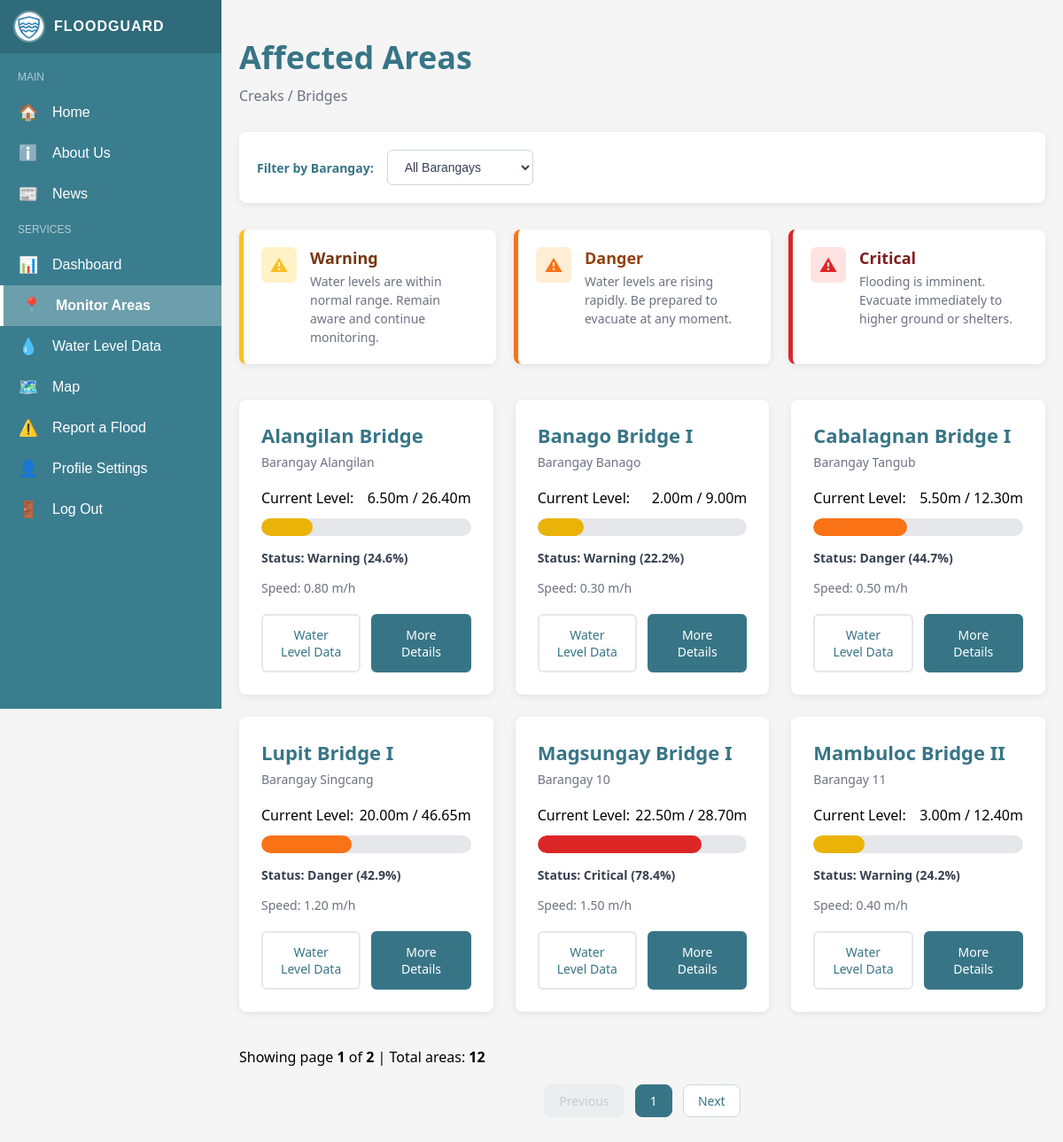
/views/user-affected-areas.php (signed in), run on an earlier commit of the app's database.
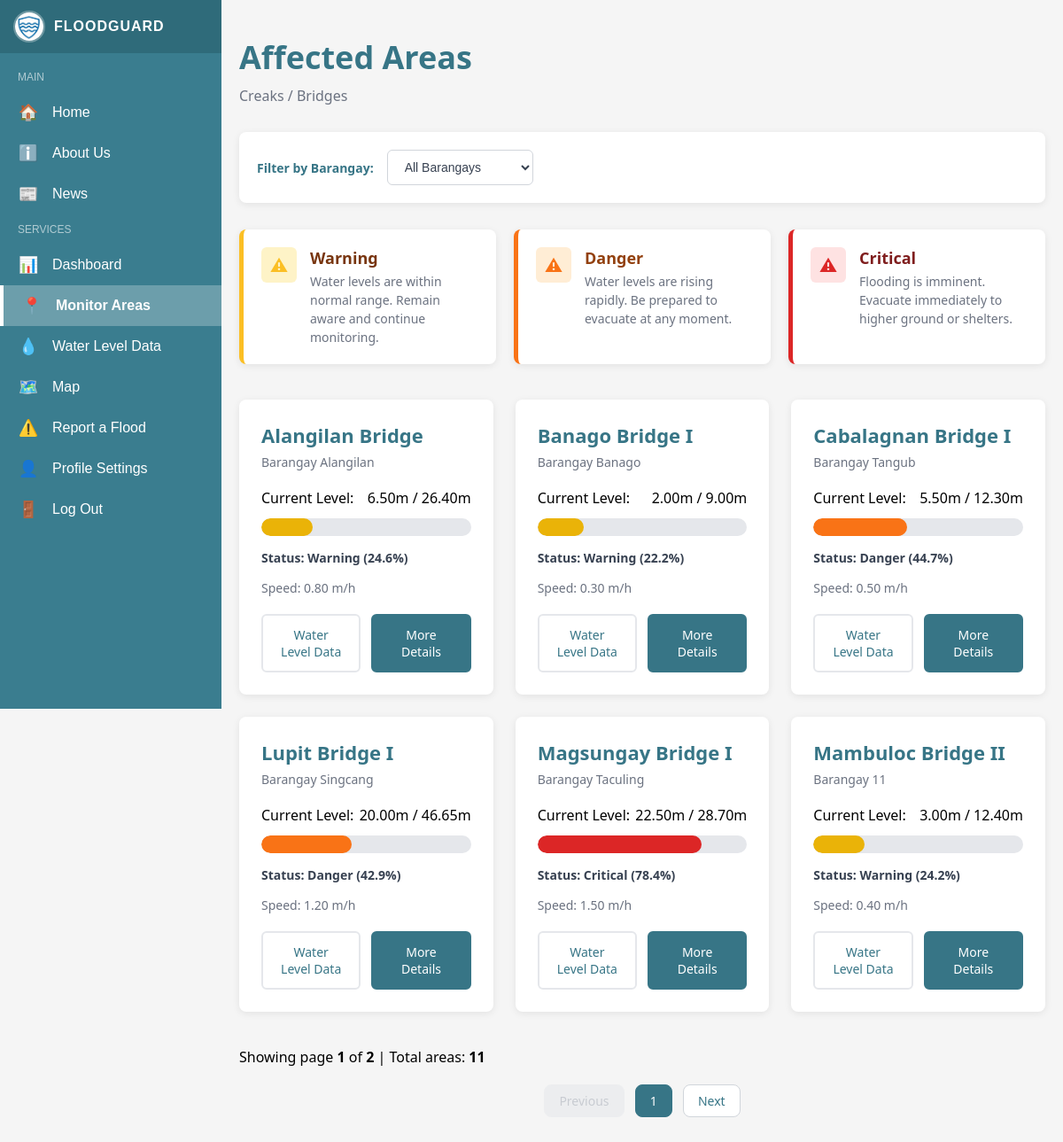
And on a later commit of the database.
### tables this page shows
CREATE TABLE `affected_areas` (
  `id` int(10) UNSIGNED NOT NULL,
  `name` varchar(100) NOT NULL,
  `location` varchar(150) NOT NULL,
  `current_level` decimal(5,2) NOT NULL DEFAULT 0.00,
  `max_level` decimal(5,2) NOT NULL DEFAULT 0.00,
  `speed` decimal(5,2) NOT NULL DEFAULT 0.00,
  `updated_at` timestamp NOT NULL DEFAULT current_timestamp() ON UPDATE current_timestamp()
);

### controllers/affected-areas-controller.php (called while the page is built, shortened)
<?php
require_once __DIR__ . '/../config/config.php';
require_once __DIR__ . '/../models/affected_areas.php';
$selectedBarangay = isset($_GET['barangay']) ? trim($_GET['barangay']) : '';
$itemsPerPage = 6;
$currentPage = isset($_GET['page']) && is_numeric($_GET['page']) ? intval($_GET['page']) : 1;
if ($selectedBarangay) {
    $allAreas = get_affected_areas_by_location($conn, $selectedBarangay);
    $totalRecords = count($allAreas);
    $totalPages = max(1, ceil($totalRecords / $itemsPerPage));
    $offset = ($currentPage - 1) * $itemsPerPage;
    $bridges_data = array_slice($allAreas, $offset, $itemsPerPage);
} else {
    $totalRecords = get_affected_areas_count($conn);
    $totalPages = max(1, ceil($totalRecords / $itemsPerPage));
    $offset = ($currentPage - 1) * $itemsPerPage;
    $bridges_data = get_affected_areas_paginated($conn, $itemsPerPage, $offset);
}
$bridges = [];
if ($bridges_data) {
    foreach ($bridges_data as $area) {
        $current = (float)$area['current_level'];
        $max = (float)$area['max_level'];
        $percentage = ($max > 0) ? min(100, ($current / $max) * 100) : 0;
        if ($percentage < 30) {
            $statusClass = 'warning';
        } elseif ($percentage < 75) {
            $statusClass = 'danger';
        } else {
            $statusClass = 'critical';
        }
        $bridges[] = [
            'name' => htmlspecialchars($area['name']),
            'location' => htmlspecialchars($area['location']),
            'current_level' => $current,
            'max_level' => $max,
            'speed' => (float)$area['speed'],
            'status' => $statusClass,
            'percentage' => round($percentage, 1)
        ];
    }
}
function generatePaginationButtons($currentPage, $totalPages, $selectedBarangay) {
    $buttons = [];
    if ($currentPage > 1) {
        $buttons[] = ['page' => $currentPage - 1, 'label' => 'Previous', 'active' => false, 'disabled' => false];
    } else {
        $buttons[] = ['page' => 1, 'label' => 'Previous', 'active' => false, 'disabled' => true];
    }
    $buttons[] = ['page' => $currentPage, 'label' => $currentPage, 'active' => true, 'disabled' => false];
    if ($currentPage < $totalPages) {
        $buttons[] = ['page' => $currentPage + 1, 'label' => 'Next', 'active' => false, 'disabled' => false];
    } else {
        $buttons[] = ['page' => $totalPages, 'label' => 'Next', 'active' => false, 'disabled' => true];
    }
    return $buttons;
}
$paginationButtons = generatePaginationButtons($currentPage, $totalPages, $selectedBarangay);
function getProgressClass($status) {
    return "progress-" . $status;
}
function getStatusLabel($status) {
    switch ($status) {
        case 'warning':
            return 'Warning';
        case 'danger':
            return 'Danger';
        case 'critical':
            return 'Critical';
    }
}
?>

### models/affected_areas.php (called while the page is built, shortened)
<?php
function get_affected_areas_paginated($conn, $limit = 10, $offset = 0) {
    $areas = [];
    $limit = intval($limit);
    $offset = intval($offset);
    $query = "SELECT id, name, location, current_level, max_level, speed, updated_at
              FROM affected_areas
              ORDER BY name ASC LIMIT $limit OFFSET $offset";
    $result = $conn->query($query);
    if ($result && $result->num_rows > 0) {
        while ($row = $result->fetch_assoc()) {
            $areas[] = $row;
        }
    }
    return $areas;
}
function get_affected_areas_count($conn) {
    $query = "SELECT COUNT(*) as total FROM affected_areas";
    $result = $conn->query($query);
    if ($result) {
        $row = $result->fetch_assoc();
        return (int)$row['total'];
    }
    return 0;
}
?>

### views/user-affected-areas.php (the view, shortened to what this page needs)
<?php
include '../controllers/affected-areas-controller.php';
?>
<!DOCTYPE html>
<html lang="en">
<head>
    <link rel="stylesheet" href="../assets/css/useraffectedareas.css">
</head>
<body>
<?php include 'include/user-sidebar.php'; ?>
<main class="affected-areas-page">
<div class="container">
    <div class="page-header">
        <h1 class="page-title">Affected Areas</h1>
        <p class="page-subtitle">Creaks / Bridges</p>
    </div>
    <div class="filter-box">
        <form method="GET" class="filter-form">
            <label for="barangayFilter">Filter by Barangay:</label>
            <select id="barangayFilter" name="barangay" onchange="this.form.submit()">
                <option value="">All Barangays</option>
            </select>
        </form>
    </div>
    <section class="alert-section">
        <div class="alert-card alert-warning">
            <div class="alert-icon"><span>⚠</span></div>
            <div class="alert-content">
                <h3 class="alert-level">Warning</h3>
                <p class="alert-message">Water levels are within normal range. Remain aware and continue monitoring.</p>
            </div>
        </div>
        <div class="alert-card alert-danger">
            <div class="alert-icon"><span>⚠</span></div>
            <div class="alert-content">
                <h3 class="alert-level">Danger</h3>
                <p class="alert-message">Water levels are rising rapidly. Be prepared to evacuate at any moment.</p>
            </div>
        </div>
        <div class="alert-card alert-critical">
            <div class="alert-icon"><span>⚠</span></div>
            <div class="alert-content">
                <h3 class="alert-level">Critical</h3>
                <p class="alert-message">Flooding is imminent. Evacuate immediately to higher ground or shelters.</p>
            </div>
        </div>
    </section>
    <div class="bridge-grid">
    <?php foreach($bridges as $bridge): ?>
        <div class="bridge-card">
            <h2 class="bridge-name">
                <?= htmlspecialchars($bridge['name']) ?>
            </h2>
            <p class="bridge-location">
                <?= htmlspecialchars($bridge['location']) ?>
            </p>
            <div class="level-info">
                <span>Current Level:</span>
                <span>
                    <?= number_format($bridge['current_level'], 2) ?>m /
                    <?= number_format($bridge['max_level'], 2) ?>m
                </span>
            </div>
            <div class="progress-bar">
                <div class="progress-fill <?= getProgressClass($bridge['status']) ?>"
                    style="width: <?= $bridge['percentage'] ?>%;">
                </div>
            </div>
            <p class="status-label">
                Status: <?= getStatusLabel($bridge['status']) ?> (<?= $bridge['percentage'] ?>%)
            </p>
            <p class="speed-info">
                Speed: <?= number_format($bridge['speed'], 2) ?> m/h
            </p>
            <div class="button-group">
                <a href="user-water-level-data.php" class="btn btn-outline">
                    Water Level Data
                </a>
                <a href="user-view-map.php" class="btn btn-primary">
                    More Details
                </a>
            </div>
        </div>
    <?php endforeach; ?>
    </div>
    <div class="pagination-info">
        <p>Showing page <strong><?php echo $currentPage; ?></strong> of <strong><?php echo $totalPages; ?></strong> | Total areas: <strong><?php echo $totalRecords; ?></strong></p>
    </div>
    <div class="pagination-section" style="margin: 20px 0; text-align: center;">
        <?php if (!empty($paginationButtons)): ?>
            <?php foreach ($paginationButtons as $btn): ?>
                <?php if ($btn['active']): ?>
                    <span class="pagination-btn current"><?php echo $btn['label']; ?></span>
                <?php elseif ($btn['disabled']): ?>
                    <span class="pagination-btn disabled" style="opacity:0.5;cursor:not-allowed;"><?php echo $btn['label']; ?></span>
                <?php else: ?>
                    <a href="?page=<?php echo $btn['page']; ?>" class="pagination-btn"><?php echo $btn['label']; ?></a>
                <?php endif; ?>
            <?php endforeach; ?>
        <?php endif; ?>
    </div>
</div>
</main>
</body>
</html>

### views/include/user-sidebar.php (shortened to what this page needs)
<?php
$current_page = basename($_SERVER['PHP_SELF']);
?>
<link rel="stylesheet" href="../assets/css/sidebar.css">
<aside class="sidebar" id="sidebar">
    <div class="sidebar-header">
        <div class="brand" id="logoToggle">
            <img src="../assets/images/FloodGuard_logo.png" class="logo" alt="FloodGuard Logo">
            <span class="logo-text">FLOODGUARD</span>
        </div>
    </div>
    <ul class="menu">
        <li class="menu-title">Main</li>
        <li>
            <a href="../index.php"
               class="<?= $current_page == 'index.php' ? 'active' : '' ?>">
                <span class="icon">🏠</span>
                <span class="text">Home</span>
            </a>
        </li>
        <li>
            <a href="../index.php#about">
                <span class="icon">ℹ️</span>
                <span class="text">About Us</span>
            </a>
        </li>
        <li>
            <a href="news.php"
               class="<?= $current_page == 'news.php' ? 'active' : '' ?>">
                <span class="icon">📰</span>
                <span class="text">News</span>
            </a>
        </li>
        <li class="menu-title">Services</li>
        <li>
            <a href="user-dashboard.php"
               class="<?= $current_page == 'user-dashboard.php' ? 'active' : '' ?>">
                <span class="icon">📊</span>
                <span class="text">Dashboard</span>
            </a>
        </li>
        <li>
            <a href="user-affected-areas.php"
               class="<?= $current_page == 'user-affected-areas.php' ? 'active' : '' ?>">
                <span class="icon">📍</span>
                <span class="text">Monitor Areas</span>
            </a>
        </li>
        <li>
            <a href="user-water-level-data.php"
               class="<?= $current_page == 'user-water-level-data.php' ? 'active' : '' ?>">
                <span class="icon">💧</span>
                <span class="text">Water Level Data</span>
            </a>
        </li>
        <li>
            <a href="user-view-map.php"
               class="<?= $current_page == 'user-view-map.php' ? 'active' : '' ?>">
                <span class="icon">🗺️</span>
                <span class="text">Map</span>
            </a>
        </li>
        <li>
            <a href="user-report-flood.php"
               class="<?= $current_page == 'user-report-flood.php' ? 'active' : '' ?>">
                <span class="icon">⚠️</span>
                <span class="text">Report a Flood</span>
            </a>
        </li>
        <li>
            <a href="user-profile-settings.php"
               class="<?= $current_page == 'user-profile-settings.php' ? 'active' : '' ?>">
                <span class="icon">👤</span>
                <span class="text">Profile Settings</span>
            </a>
        </li>
        <li>
            <a href="../controllers/log-out.php">
                <span class="icon">🚪</span>
                <span class="text">Log Out</span>
            </a>
        </li>
    </ul>
</aside>

### assets/css/useraffectedareas.css (style rules this page uses)
* { margin: 0; padding: 0; box-sizing: border-box; }
body { font-family: system-ui, -apple-system, BlinkMacSystemFont, 'Segoe UI', Roboto, Oxygen, Ubuntu, Cantarell, 'Open Sans', 'Helvetica Neue', sans-serif; background-color: #f5f5f5; }
.affected-areas-page { padding: 40px 20px; min-height: 600px; }
.container { max-width: 1200px; margin: 0 auto; }
.page-header { margin-bottom: 30px; }
.page-title { color: #377586; font-size: 36px; font-weight: 600; margin-bottom: 8px; }
.page-subtitle { color: #6b7280; font-size: 16px; }
.alert-section { display: grid; grid-template-columns: repeat(3, 1fr); gap: 20px; margin-bottom: 40px; }
.alert-card { background: white; border-radius: 8px; padding: 20px; display: flex; gap: 15px; align-items: flex-start; box-shadow: 0 2px 8px rgba(0, 0, 0, 0.08); border-left: 5px solid; }
.alert-warning { border-left-color: #fbbf24; }
.alert-danger { border-left-color: #f97316; }
.alert-critical { border-left-color: #dc2626; }
.alert-icon { width: 40px; height: 40px; display: flex; align-items: center; justify-content: center; border-radius: 6px; font-size: 20px; flex-shrink: 0; font-weight: 600; }
.alert-warning .alert-icon { background-color: #fef3c7; color: #fbbf24; }
.alert-danger .alert-icon { background-color: #ffedd5; color: #f97316; }
.alert-critical .alert-icon { background-color: #fee2e2; color: #dc2626; }
.alert-content { flex: 1; }
.alert-level { font-size: 18px; font-weight: 700; margin-bottom: 4px; color: #1f2937; }
.alert-warning .alert-level { color: #78350f; }
.alert-danger .alert-level { color: #92400e; }
.alert-critical .alert-level { color: #7f1d1d; }
.alert-message { font-size: 14px; color: #4b5563; line-height: 1.5; font-weight: 500; }
.alert-message { font-size: 14px; color: #6b7280; line-height: 1.5; }
.filter-box { background: white; padding: 20px; border-radius: 8px; margin-bottom: 30px; box-shadow: 0 2px 8px rgba(0, 0, 0, 0.08); }
.filter-form { display: flex; gap: 15px; align-items: center; flex-wrap: wrap; }
.filter-form label { font-size: 14px; font-weight: 600; color: #377586; }
.filter-form select { padding: 10px 15px; border: 1px solid #d1d5db; border-radius: 6px; font-size: 14px; background-color: white; color: #374151; cursor: pointer; transition: border-color 0.2s, box-shadow 0.2s; }
.bridge-grid { display: grid; grid-template-columns: repeat(3, 1fr); gap: 25px; margin-bottom: 40px; }
.bridge-card { background: white; border-radius: 8px; padding: 25px; box-shadow: 0 2px 8px rgba(0, 0, 0, 0.08); }
.bridge-name { font-size: 22px; font-weight: 600; color: #377586; margin-bottom: 6px; }
.bridge-location { font-size: 14px; color: #6b7280; margin-bottom: 20px; }
.level-info { display: flex; justify-content: space-between; align-items: center; margin-bottom: 12px; }
.progress-bar { width: 100%; height: 20px; background-color: #e5e7eb; border-radius: 10px; overflow: hidden; margin-bottom: 15px; }
.progress-fill { height: 100%; border-radius: 10px; transition: width 0.3s ease; }
.progress-warning { background-color: #eab308; }
.progress-danger { background-color: #f97316; }
.progress-critical { background-color: #dc2626; }
.status-label { font-size: 14px; color: #374151; margin-bottom: 15px; font-weight: 600; }
.speed-info { font-size: 14px; color: #6b7280; margin-bottom: 20px; }
.button-group { display: flex; gap: 12px; }
.btn { flex: 1; padding: 12px 20px; border-radius: 6px; font-size: 14px; font-weight: 500; cursor: pointer; transition: all 0.3s; text-align: center; text-decoration: none; display: inline-block; }
.btn-outline { background: white; color: #377586; border: 2px solid #e5e7eb; }
.btn-primary { background: #377586; color: white; border: 2px solid #377586; }
.pagination-section { margin: 20px 0; text-align: center; }
.pagination-btn { display: inline-block; margin: 0 4px; padding: 8px 16px; border-radius: 8px; background: #ffffff; color: #377586; font-size: 14px; font-weight: 500; text-decoration: none; border: 1px solid #d1d5db; transition: background 0.2s, color 0.2s; }
.pagination-btn.current { background: #377586; color: #fff; border: 1px solid #377586; }

What changed in the data, as far as the page shows it:
changed affected_areas "Magsungay Bridge I": location "Barangay 10" → "Barangay Taculing"
Also different on the page:
$totalRecords: "12" → "11"
